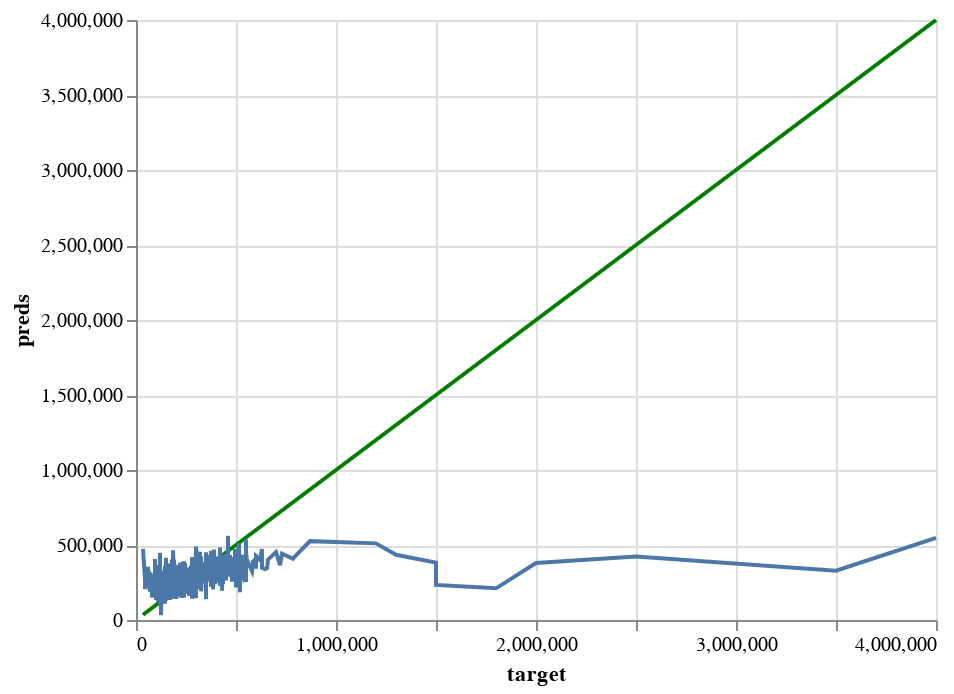

Notebook source saved alongside this figure:
### Code cell
perfect_val = alt.Chart(pd.DataFrame({'target': y_val, 'preds': y_val})).mark_line(color='green').encode(
    x='target',
    y='preds'
)

pred_chart_val = alt.Chart(pd.DataFrame({'target': y_val, 'preds': y_val_pred})).mark_line().encode(
    x='target',
    y='preds'
  )

perfect_val + pred_chart_val

### Figure 1 — Vega-Lite specification as saved in the notebook (floating-point values rounded to 4 significant figures; data arrays with more than 128 entries replaced by an {"elided": "..."} marker saying what was removed)
{"config": {"view": {"continuousWidth": 400, "continuousHeight": 300}}, "layer": [{"data": {"name": "data-bda3efe772ce53aa6041c607a9731a35"}, "mark": {"type": "line", "color": "green"}, "encoding": {"x": {"field": "target", "type": "quantitative"}, "y": {"field": "preds", "type": "quantitative"}}}, {"data": {"name": "data-793eb6f35f68b923e0c2cceca1b3b17f"}, "mark": "line", "encoding": {"x": {"field": "target", "type": "quantitative"}, "y": {"field": "preds", "type": "quantitative"}}}], "$schema": "https://vega.github.io/schema/vega-lite/v4.17.0.json", "datasets": {"data-bda3efe772ce53aa6041c607a9731a35": {"elided": "599 records"}, "data-793eb6f35f68b923e0c2cceca1b3b17f": {"elided": "599 records"}}}
